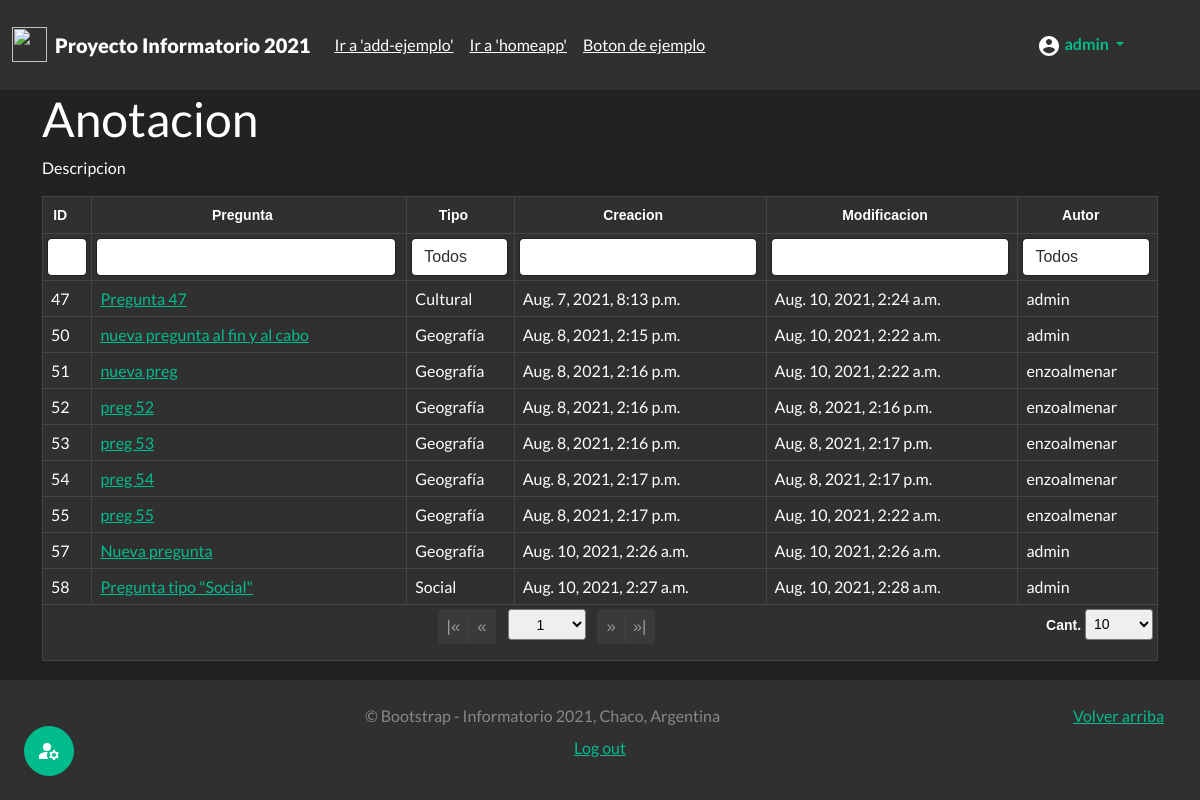
The page /useradmin/prg (signed in) on the database as committed earlier.
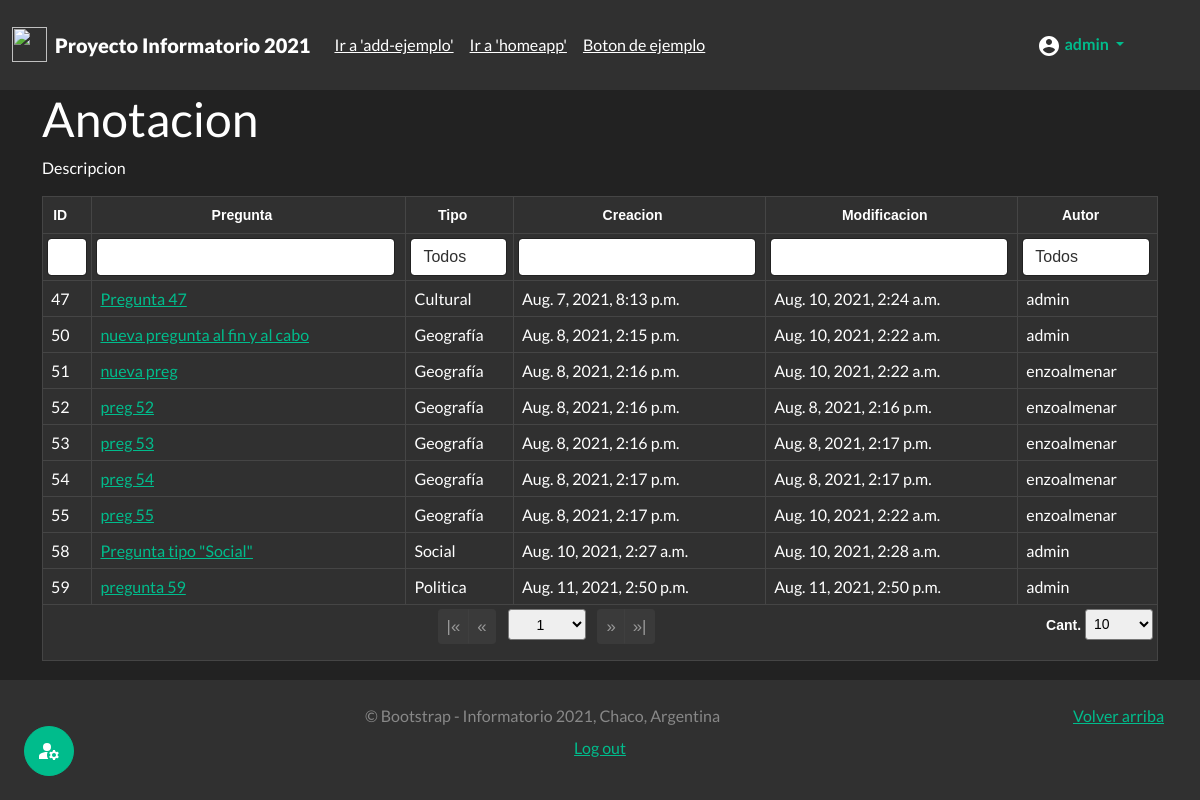
The same page on the database as committed later.
### juego_chaco/models.py (models this page shows)
class Pregunta(models.Model):
    autor = models.ForeignKey(User, on_delete=models.CASCADE) #modificar mas adelante
    pregunta = models.CharField(max_length=500)
    clasificacion = models.CharField(max_length=30,choices=Clasificacion.choices,default=Clasificacion.GEOGRAFIA,)
    fecha_creacion = models.DateTimeField(auto_now_add=True, editable=False)
    fecha_modificacion = models.DateTimeField(auto_now=True)
    def __str__(self):
        return self.pregunta

### authusuario/views.py (the view)
# urls.py: path('useradmin/<str:id>',views.mi_useradmin,name="mi_useradmin"),
@login_required(login_url="login")
@permission_required('authusuario.es_usuario_admin',raise_exception=True)
def mi_useradmin(request,id):
    sw={"prg":admin_cuestionarios,"usr":admin_usuarios,"act":admin_actividades}
    func= sw.get(id,"ERROR")
    if func != "ERROR":
        return func(request)
    raise Http404

### juego_chaco/views.py (called while the page is built)
def admin_cuestionarios(request):
    lista_preguntas=Pregunta.objects.all()
    context={"cuestionario":lista_preguntas}
    return render(request,'admin/admin_cuestionarios.html',context)

### templates/admin/admin_cuestionarios.html (shortened to what this page needs)
{% extends 'base.html' %}
{% load static %}
{% block load_scr %}
<link href={% static 'css/theme.bootstrap_4.css' %} rel="stylesheet">
<link href={% static 'css/jquery.tablesorter.pager.css' %} rel="stylesheet">
{% endblock  %}
{% block content %}
<div class="container">
  <h1>Anotacion</h2>
  <p>Descripcion</p>
  <table class="table table-dark table-bordered table-hover table-responsive">
    <thead class="thead-dark text-center">
      <tr>
        <th>ID</th>
        <th>Pregunta</th>
        <th class="filter-select filter-exact" data-placeholder="Todos">Tipo</th>
        <th>Creacion</th>
        <th>Modificacion</th>
        <th class="filter-select filter-exact" data-placeholder="Todos">Autor</th>
    </thead>
    <tfoot class="text-center">
      <tr>
        <th colspan="7" class="ts-pager">
          <div class="form-inline">
            <div class="btn-group btn-group-sm mx-1" role="group">
              <button type="button" class="btn btn-secondary first" title="first">|&laquo;</button>
              <button type="button" class="btn btn-secondary prev" title="previous">&laquo;</button>
            </div>
            <select class="form-control-sm custom-select px-4 mx-1 pagenum" title="N° de página"></select>
            <div class="btn-group btn-group-sm mx-1" role="group">
              <button type="button" class="btn btn-secondary next" title="next">&raquo;</button>
              <button type="button" class="btn btn-secondary last" title="last">&raquo;|</button>
            </div>
            <p class="float-end">
              <a>Cant.</a>
              <select class="form-control-sm custom-select px-1 pagesize" title="Seleccione el tamaño de página">
                <option selected="selected" value="10">10</option>
            </p>
          </div>
        </th>
      </tr>
    </tfoot>
    <tbody>
      {% for pregunta in cuestionario %}
        <tr>
        <td>{{pregunta.pk}}</td>
        <td><a href= {% url 'editar' 'ver' pregunta.pk %}>{{pregunta}}</a></td>
        <td>{{pregunta.clasificacion}}</td>
        <td>{{pregunta.fecha_creacion}}</td>
        <td>{{pregunta.fecha_modificacion}}</td>
        <td>{{pregunta.autor}}</td>
        </tr>
      {% endfor %}
    </tbody>
  </table>
</div>
{% endblock  %}

Rows that differ between the two databases and show on the page:
removed Pregunta: pk "57", pregunta "Nueva pregunta", clasificacion "Geografía", fecha_creacion "Aug. 10, 2021, 2:26 a.m.", fecha_modificacion "Aug. 10, 2021, 2:26 a.m.", autor "admin"
added Pregunta: pk "59", pregunta "pregunta 59", clasificacion "Politica", fecha_creacion "Aug. 11, 2021, 2:50 p.m.", fecha_modificacion "Aug. 11, 2021, 2:50 p.m.", autor "admin"
